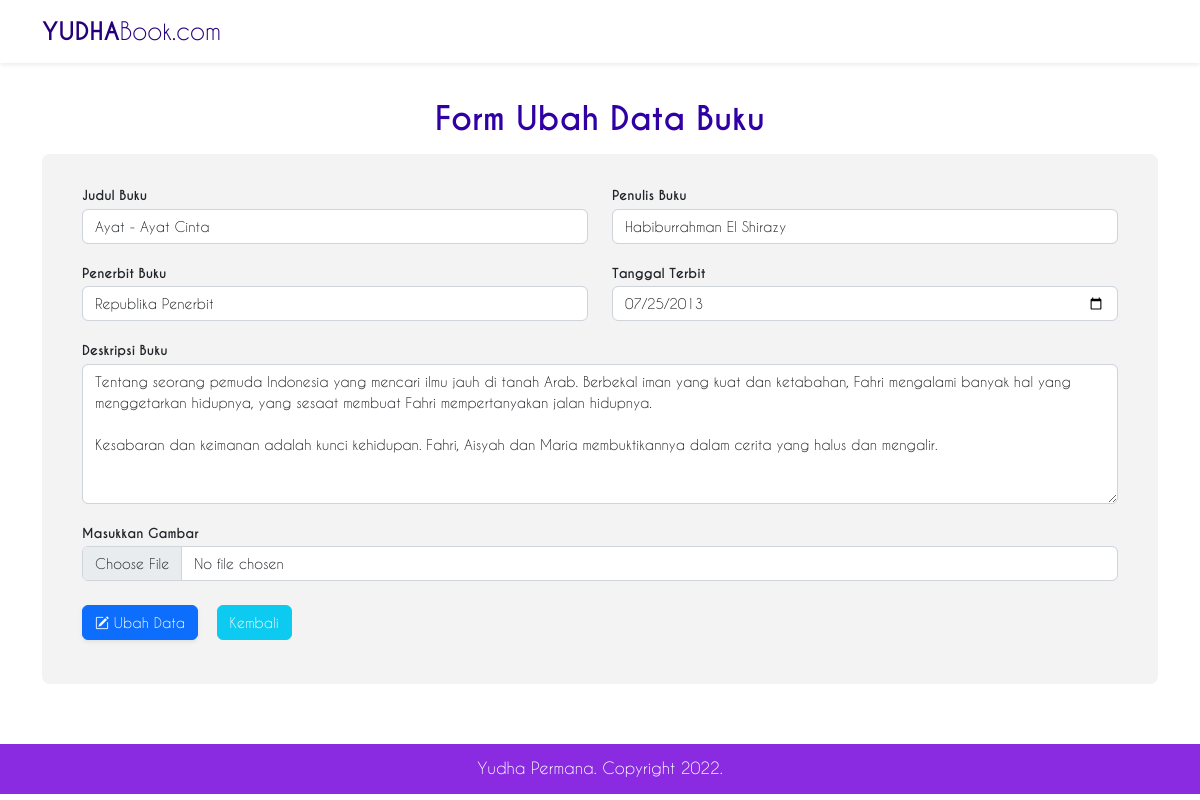
The app's page /php/ubah.php?id=6 with its own data.
### tables this page shows
CREATE TABLE `buku` (
  `id` int(11) NOT NULL,
  `judul_buku` varchar(100) NOT NULL,
  `penulis_buku` varchar(100) NOT NULL,
  `penerbit_buku` varchar(100) NOT NULL,
  `tanggal_terbit` date NOT NULL,
  `deskripsi_buku` text NOT NULL,
  `gambar` varchar(100) NOT NULL
);

### php/functions.php (called while the page is built, shortened)
<?php
function koneksi()
{
	$conn = mysqli_connect("localhost", "root", "");
	mysqli_select_db($conn, "prakweb_2022_b_203040101");
	return $conn;
}
function query($sql)
{
	$conn = koneksi();
	$result = mysqli_query($conn, "$sql");
	$rows = [];
	while ($row = mysqli_fetch_assoc($result)) {
		$rows[] = $row;
	}
	return $rows;
}

### php/ubah.php (the view, shortened to what this page needs)
<?php
require 'functions.php';
$id = $_GET['id'];
$bk = query("SELECT * FROM buku WHERE id = $id")[0];
?>
<!DOCTYPE html>
<html lang="en">
<head>
    <link rel="stylesheet" href="../css/bootstrap.min.css">
    <link rel="stylesheet" href="https://cdn.jsdelivr.net/npm/bootstrap-icons@1.9.1/font/bootstrap-icons.css">
    <link rel="stylesheet" href="../css/stylesheet.css">
</head>
<body>
    <nav class="navbar fixed-top navbar-expand-lg navbar-light shadow-sm py-auto bg-white">
        <div class="container">
            <a class="navbar-brand">
                YUDHA<span class="span">Book.com </span>
            </a>
        </div>
    </nav>
    <section id="form-tambah">
        <div class="container">
            <form class="form-tambah" method="POST" enctype="multipart/form-data">
                <h2 class="mb-3 text-center" style="color: rgb(49, 0, 165);">Form Ubah Data Buku</h2>
                <div class="kotak rounded-3 row justify-content-center">
                    <div class="mb-3 col-md-6">
                        <label for="judul_buku" class="form-label">Judul Buku</label>
                        <input type="text" class="form-control" id="judul_buku" name="judul_buku" value="<?= $bk['judul_buku']; ?>" required>
                    </div>
                    <div class=" mb-3 col-md-6">
                        <label for="penulis_buku" class="form-label">Penulis Buku</label>
                        <input type="text" class="form-control" id="penulis_buku" name="penulis_buku" value="<?= $bk['penulis_buku']; ?>" required>
                    </div>
                    <div class=" mb-3 col-md-6">
                        <label for="penerbit_buku" class="form-label">Penerbit Buku</label>
                        <input type="text" class="form-control" id="penerbit_buku" name="penerbit_buku" value="<?= $bk['penerbit_buku']; ?>" required>
                    </div>
                    <div class=" mb-3 col-md-6">
                        <label for="tanggal_terbit" class="form-label">Tanggal Terbit</label>
                        <input type="date" class="form-control" id="tanggal_terbit" name="tanggal_terbit" value="<?= $bk['tanggal_terbit']; ?>" required>
                    </div>
                    <div class=" mb-3 col-md-12">
                        <label for="deskripsi_buku" class="form-label">Deskripsi Buku</label>
                        <textarea class="form-control" id="deskripsi_buku" rows="6" name="deskripsi_buku" value="" required><?= $bk['deskripsi_buku']; ?></textarea>
                    </div>
                    <div class="mb-3 col-md-12">
                        <label for="gambar" class="form-label">Masukkan Gambar</label>
                        <input class="form-control" type="file" id="gambar" name="gambar">
                    </div>
                    <div class="mb-3 btn-tambah pt-2 ">
                        <button class="btn btn-primary shadow-sm" type="submit" name="ubah" style="font-size: 14px; margin-right: 13px;"><i class="bi bi-pencil-square"></i> Ubah Data</button>
                        <a href="../index.php"><button class="btn btn-info text-light" type="button" style="font-size: 14px;">Kembali</button></a>
                    </div>
                </div>
            </form>
        </div>
    </section>
    <footer class="footer">
        <div class="container">
            <p class="text-center py-auto">Yudha Permana. Copyright 2022.</p>
        </div>
    </footer>
</body>
</html>

### css/stylesheet.css (style rules this page uses)
html { scroll-behavior: smooth; }
section { margin-bottom: 60px; }
.navbar-brand { font-size: 24px; font-family: "Caviar Dreams Bold"; color: rgb(37, 0, 122); }
.navbar-brand span { font-size: 24px; font-family: "Caviar Dreams"; }
.form-tambah { margin-top: 100px; font-family: "Caviar Dreams"; }
.form-tambah h2 { font-family: "Caviar Dreams Bold"; }
.kotak { background-color: rgb(243, 243, 243); width: fit-content; margin: auto; padding: 28px; }
.kotak label { font-family: "Caviar Dreams Bold"; font-size: 13px; margin-bottom: 3px; }
.kotak input { font-size: 14px; }
.kotak textarea { font-size: 14px; }
footer { width: 100%; height: 50px; background-color: blueviolet; color: white; padding-top: 12px; font-family: "Caviar Dreams"; }

### records on screen
buku: judul_buku "Ayat - Ayat Cinta", penulis_buku "Habiburrahman El Shirazy", penerbit_buku "Republika Penerbit", tanggal_terbit "07/25/2013", deskripsi_buku "Tentang seorang pemuda Indonesia yang mencari ilmu jauh di tanah Arab. Berbekal iman yang kuat dan ketabahan, Fahri mengalami banyak hal yang menggetarkan hidupnya, yang sesaat membuat Fahri mempertanyakan jalan hidupnya. Kesabaran dan keimanan adalah kunci kehidupan. Fahri, Aisyah dan Maria membuktikannya dalam cerita yang halus dan mengalir."
